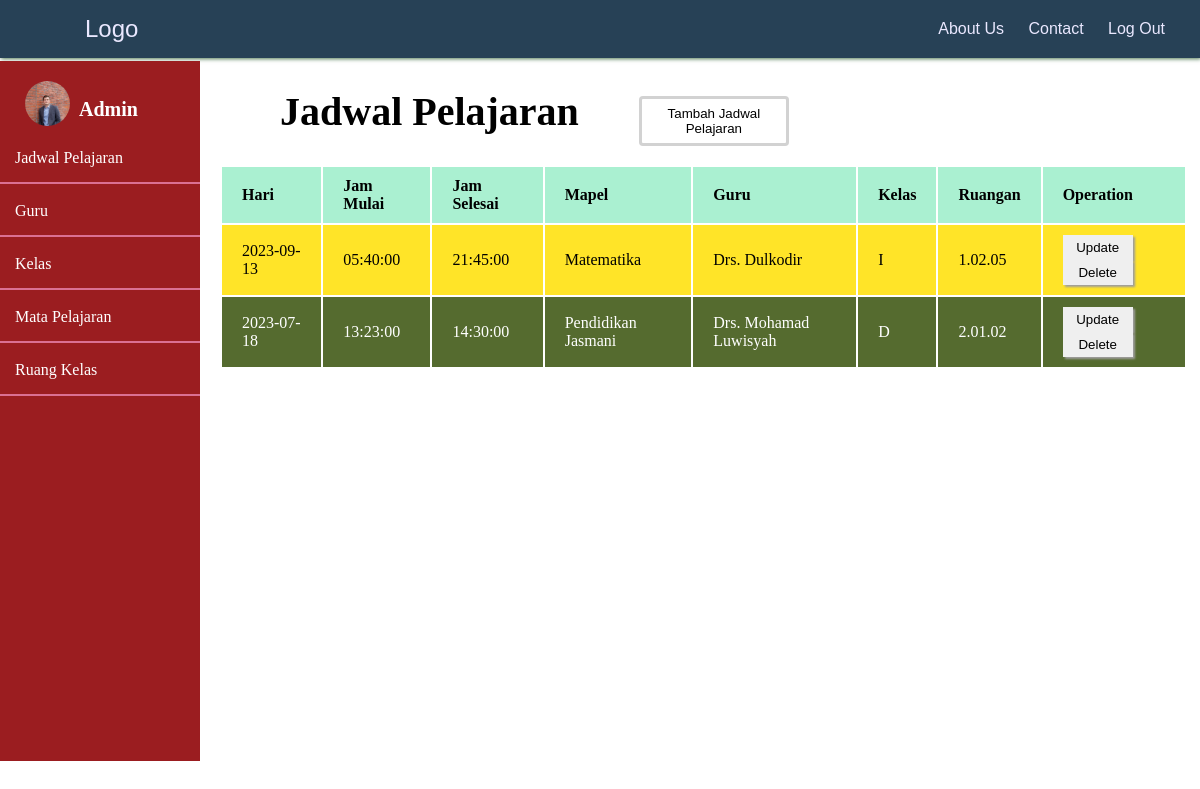
/Final/php/Admin/JadwalPelajaran/JadwalPelajaran.php (signed in), run on the app's committed database.
### tables this page shows
CREATE TABLE `jadwal_pelajaran` (
  `id_jadwal` int(10) NOT NULL,
  `hari` date NOT NULL,
  `jam_mulai` time NOT NULL,
  `jam_selesai` time NOT NULL,
  `nama_mapel` varchar(100) NOT NULL,
  `nama_guru` varchar(100) NOT NULL,
  `kelas` varchar(100) NOT NULL,
  `ruangan` varchar(100) NOT NULL
);

### Final/php/Controller/FuncJadwalPelajaran.php (called while the page is built, shortened)
<?php
    include 'connect.php';
    function query($query){
        global $conn;
        $result = mysqli_query($conn, $query);
        $rows = [];
        while($row = mysqli_fetch_assoc($result)){
            $rows[] = $row;
        }
        return $rows;
    }
?>

### Final/php/Admin/JadwalPelajaran/JadwalPelajaran.php (the view, shortened to what this page needs)
<?php
    include '../../Controller/connect.php';
    include '../../Controller/FuncJadwalPelajaran.php';
    $query = query("SELECT * FROM jadwal_pelajaran");
?>
<!DOCTYPE html>
<html lang="en">
<head>
    <link rel="stylesheet" href="../../../css/Admin/JadwalPelajaran.css">
</head>
<body>
    <div class="navbar">
    <a href="../../Dashboard/home.php" id="home">Logo</a>
        <div class="menu">
            <a href="../../Dashboard/AboutUs.php">About Us</a>
            <a href="../../Dashboard/Contact.php">Contact</a>
            <a href="../../Dashboard/home.php">Log Out</a>
        </div>
    </div>
    <div class="sidebar">
        <div class="profile">
            <img src="../../../Img/admin.jpg" alt="">
            <h4><a href="../Login/Admin.php">Admin</a></h4>
        </div>
        <div class="option">
            <a href="../JadwalPelajaran/JadwalPelajaran.php">Jadwal Pelajaran</a>
            <a href="../Guru/Guru.php">Guru</a>
            <a href="../Kelas/Kelas.php">Kelas</a>
            <a href="../MataPelajaran/MataPelajaran.php">Mata Pelajaran</a>
            <a href="../RuangKelas/RuangKelas.php">Ruang Kelas</a>
        </div>
    </div>
    <div class="main">
        <div class="operation">
            <div class="outerModal">
                <h1>Jadwal Pelajaran</h1>
                <button id="myBtn">Tambah Jadwal Pelajaran</button>
            </div>
        </div>
        <div class="content">
            <table>
                <tr>
                    <th >Hari</th>
                    <th>Jam Mulai</th>
                    <th>Jam Selesai</th>
                    <th>Mapel</th>
                    <th>Guru</th>
                    <th>Kelas</th>
                    <th>Ruangan</th>
                    <th class="w15">Operation</th>
                </tr>
                <?php foreach ($query as $row) :?>
                    <tr>
                        <td><?= $row['hari']?></td>
                        <td><?= $row['jam_mulai']?></td>
                        <td><?= $row['jam_selesai']?></td>
                        <td><?= $row['nama_mapel']?></td>
                        <td><?= $row['nama_guru']?></td>
                        <td><?= $row['kelas']?></td>
                        <td><?= $row['ruangan']?></td>
                        <td>
                            <button><a href="UpdateJadwalPelajaran.php?id=<?= $row['id_jadwal']?>">Update</a></button>
                            <button><a href="DeleteJadwalPelajaran.php?id=<?= $row['id_jadwal']?>">Delete</a></button>
                        </td>
                    </tr>
                <?php endforeach ?>
            </table>
        </div>
    </div>
</body>
</html>

### Final/css/Admin/JadwalPelajaran.css (style rules this page uses)
* { margin: 0; padding: 0; box-sizing: border-box; }
.navbar { display: flex; justify-content: space-between; align-items: center; width: 100%; background: #274156; font-family: 'Lucida Sans', 'Lucida Sans Regular', 'Lucida Grande', 'Lucida Sans Unicode', Geneva, Verdana, sans-serif; padding: 15px; box-shadow: 1px 1px 4px #517b54; z-index: 2; }
a#home { color: #EAE8FF; margin-left: 70px; text-decoration: none; font-size: 24px; }
.menu { display: block; }
.menu a { color: #EAE8FF; margin-right: 20px; text-decoration: none; }
.sidebar { position: fixed; float: left; width: 200px; height: 700px; margin-top: 3px; background: #9b1d20; }
.profile img { display: inline-block; margin: 20px 5px 0px 25px; width: 45px; border-radius: 50%; }
.profile h4 { position: relative; display: inline-block; top: -10px; font-size: 20px; color: white; }
.profile a { text-decoration: none; color: white; }
.option a { display: block; margin-top: 3px; padding: 15px; color: white; cursor: pointer; text-decoration: none; border-bottom: 2px solid palevioletred; }
.main { margin: 0px 13px 0px 220px; }
.outerModal { display: flex; justify-content: flex-start; margin: 20px; }
.outerModal h1 { margin: 10px 40px; font-size: 40px; }
.outerModal button#myBtn { position: relative; display: inline-block; width: 150px; height: 50px; top: 18px; background: white; color: black; padding: 4px; margin-left: 20px; border: 3px solid rgba(128, 128, 128, 0.358); border-radius: 4px; cursor: pointer; transition: width .7s; }
table { width: 100%; z-index: 1; }
table th { background-color: #AAF0D1; color: black; }
table tr { background: #556B2F; color: white; }
table tr:nth-child(even) { background: #ffe428; color: black; }
table th, td { text-align: left; padding: 10px 20px; }
td button { width: 70px; height: 25px; border: none; box-shadow: 2px 2px 2px rgb(158, 157, 157); transition: .5s; }
button a { text-decoration: none; color: black; }
.w15 { width: 15%; }

### data on the page
jadwal_pelajaran: hari "2023-09-13", jam_mulai "05:40:00", jam_selesai "21:45:00", nama_mapel "Matematika", nama_guru "Drs. Dulkodir", kelas "I", ruangan "1.02.05"
jadwal_pelajaran: hari "2023-07-18", jam_mulai "13:23:00", jam_selesai "14:30:00", nama_mapel "Pendidikan Jasmani", nama_guru "Drs. Mohamad Luwisyah", kelas "D", ruangan "2.01.02"
